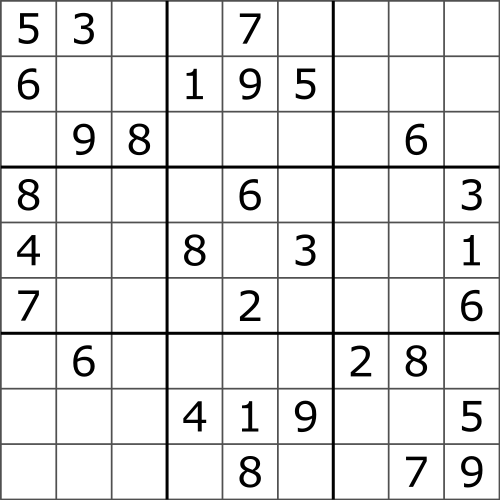
#> input picture TestQuestion.png, 500 x 500 px
$ jupyter execute --allow-errors Sudoku.ipynb
#> lines starting #> are read from the running program, lines starting #| are printed output that depends on the picture; after the words box and inside, x2 and y2 are one past the last pixel; in counts of white or black regions, pixels touching at a corner belong together
[cell 1]
#Image Preprocessing

#Imports
import cv2
import numpy as np
import tensorflow as tf
import copy

#Kernels
SharpenKernel = np.array([[0 , -1 , 0] , [-1 , 5 , -1] , [0, -1, 0]])
MorphKernel = cv2.getStructuringElement(cv2.MORPH_RECT , (3,3))

#Images
InputImg = cv2.imread("TestQuestion.png")
#> InputImg is the input picture: shape (500, 500, 3); min 0, max 255, mean 231.8
InputImg = cv2.resize(InputImg , (450,450))
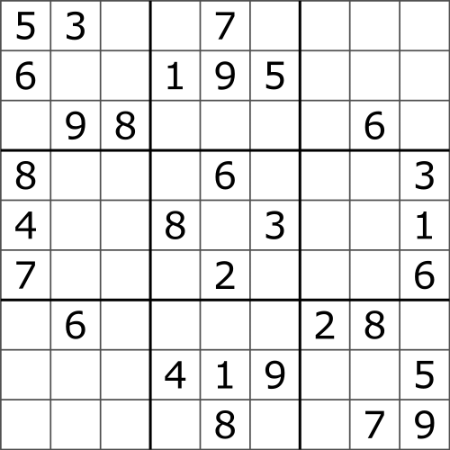
#> InputImg: shape (450, 450, 3); min 0, max 255, mean 231.9
InputImgGS = cv2.cvtColor(InputImg , cv2.COLOR_BGR2GRAY)
InputImgBlur = cv2.medianBlur(InputImgGS , 5)
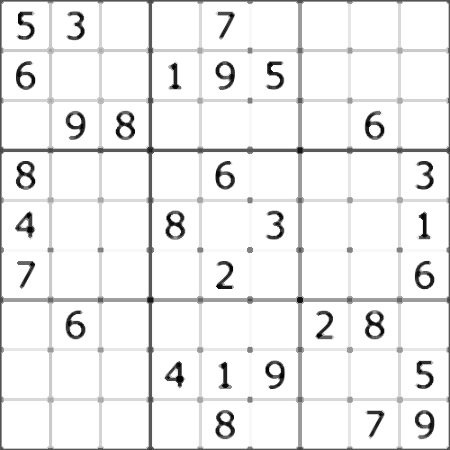
#> InputImgBlur: shape (450, 450); min 0, max 255, mean 238
InputImgSharpen = cv2.filter2D(InputImgBlur , -1 , SharpenKernel)
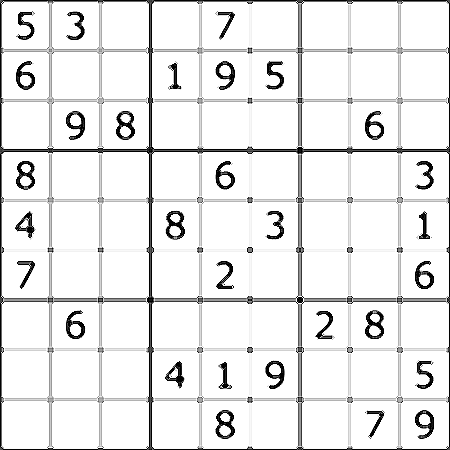
#> InputImgSharpen: shape (450, 450); min 0, max 255, mean 233.6
InputImgThresh = cv2.adaptiveThreshold(InputImgSharpen, 255, cv2.ADAPTIVE_THRESH_GAUSSIAN_C, cv2.THRESH_BINARY_INV, 11, 3)
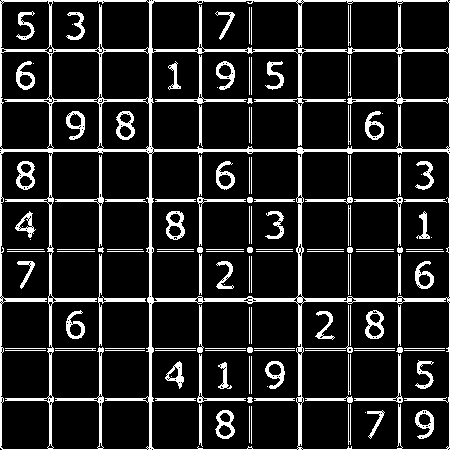
#> InputImgThresh: shape (450, 450); 14% white; 141 white regions (12 under 20 px), largest, box (x1, y1, x2, y2) and area: (0, 0, 450, 450) 13921, (254, 98, 346, 146) 434, (98, 254, 146, 346) 433
InputImgMorph = cv2.morphologyEx(InputImgThresh , cv2.MORPH_CLOSE , MorphKernel)
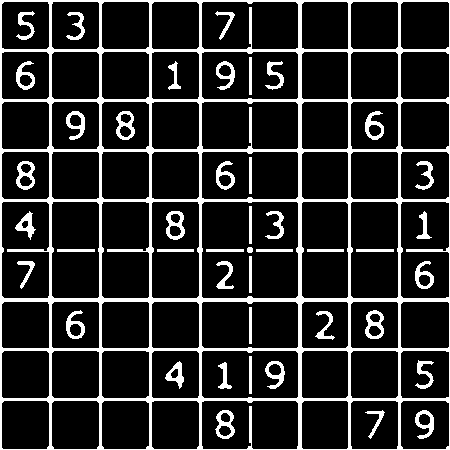
#> InputImgMorph: shape (450, 450); 15.6% white; 44 white regions, largest, box (x1, y1, x2, y2) and area: (0, 0, 450, 450) 23506, (166, 211, 185, 240) 290, (365, 310, 384, 339) 287
InputImgMorph = cv2.medianBlur(InputImgMorph , 3)
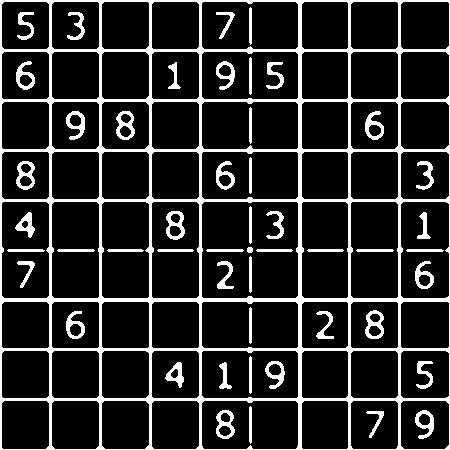
#> InputImgMorph: shape (450, 450); 15.6% white; 50 white regions, largest, box (x1, y1, x2, y2) and area: (0, 0, 450, 450) 22917, (166, 211, 185, 240) 292, (365, 310, 384, 339) 287

cv2.imshow("Original" , InputImg)
cv2.imshow("Grey" , InputImgGS)
cv2.imshow("Blur" , InputImgBlur)
cv2.imshow("Sharpen" , InputImgSharpen)
cv2.imshow("Thresh" , InputImgThresh)
cv2.imshow("Morph" , InputImgMorph)
cv2.waitKey(0)
cv2.destroyAllWindows()

[cell 2]
#Grid Detection

Contours,Heirarchy = cv2.findContours(InputImgMorph , cv2.RETR_EXTERNAL , cv2.CHAIN_APPROX_SIMPLE)
#> Contours = [[[0, 0], [0, 449], [449, 449], [449, 0]]]
PuzzleContours = None

if Contours:
	Contours = sorted(Contours , key=cv2.contourArea , reverse=True)
	for Contour in Contours:
		Perimeter = cv2.arcLength(Contour , True)
		Approx = cv2.approxPolyDP(Contour , Perimeter*0.02 , True)
		if (len(Approx) == 4):
			PuzzleContours = Approx
			break
#> this loop made 1 pass
#> (Perimeter, PuzzleContours) on pass 1: (1796, [[0, 0], [0, 449], [449, 449], [449, 0]])

#Puzzle Cropped Perfectly
if (PuzzleContours is None):
	print("The Puzzle is cropped perfectly")
	x,y,w,h = 0,0,InputImg.shape[1],InputImg.shape[0]
	DetectedBoardImage = InputImgMorph
#Contour Found
else:
	print("Cropping puzzle")
	x,y,w,h = cv2.boundingRect(PuzzleContours)
#> x = 0; y = 0; w = 450; h = 450
	DetectedBoardImage = InputImgMorph[y:y+h , x:x+w]
	print(f"Bounds: x={x},y={y},w={w},h={h}")
#| Bounds: x=0,y=0,w=450,h=450

h,w = DetectedBoardImage.shape
Mask = np.zeros((h+2,w+2) , np.uint8)
cv2.floodFill(DetectedBoardImage , Mask , seedPoint=(250,0) , newVal=0)
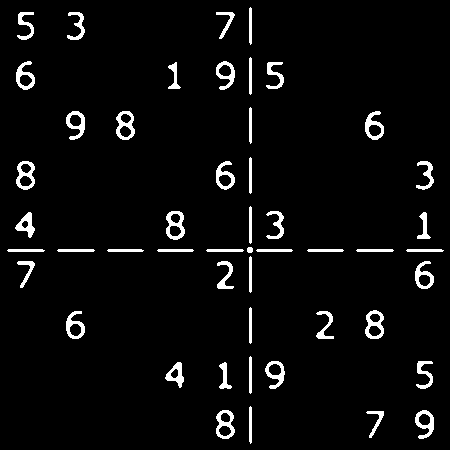
#> DetectedBoardImage: shape (450, 450); 4.3% white; 49 white regions
Noise,_ = cv2.findContours(DetectedBoardImage , cv2.RETR_EXTERNAL , cv2.CHAIN_APPROX_SIMPLE)
#> Noise = 49 contours; largest, box (x1, y1, x2, y2) and area: (166, 211, 185, 240) 410, (365, 310, 384, 339) 408, (116, 111, 135, 140) 404, (16, 161, 35, 190) 404, (216, 410, 235, 439) 400
for Dot in Noise:
	Area = cv2.contourArea(Dot)
	if Area <= 75:
		cv2.drawContours(DetectedBoardImage , [Dot] , -1,0,-1)
#> this loop made 49 passes
#> Area on passes 1 to 12: 105, 318, 400.5, 71, 122.5, 239, 155.5, 316.5, 72, 147.5, 312, 407.5
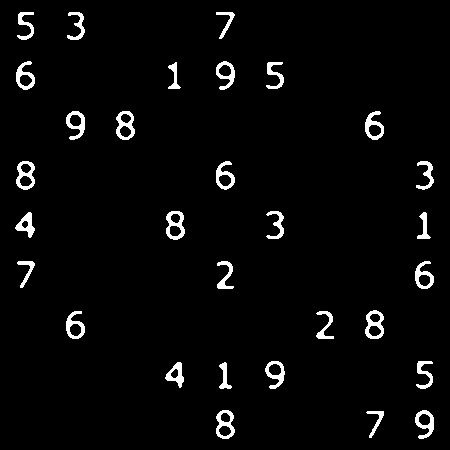
#> DetectedBoardImage: shape (450, 450); 3.3% white; 30 white regions, largest, box (x1, y1, x2, y2) and area: (166, 211, 185, 240) 292, (365, 310, 384, 339) 287, (116, 111, 135, 140) 284

cv2.imshow("Board" , DetectedBoardImage)
cv2.waitKey(0)
cv2.destroyAllWindows()

[cell 3]
#Load Model and feed images

print("Loading Model")
#> (the rest of this cell did not finish here and is left out)

[cell 4]
#Cell Segmentation

BoardHeight,BoardWidth = DetectedBoardImage.shape[:2]
#> BoardHeight = 450; BoardWidth = 450
CellHeight = BoardHeight//9
#> CellHeight = 50
CellWidth = BoardWidth//9
#> CellWidth = 50

Cells = []

#> (the rest of this cell did not finish here and is left out)

[cell 5]
#Solve Puzzle

# [45 lines left out: functions FindNextEmpty, IsValid, SolvePuzzle, not called in this run]

print("Original Board: ")
#> (the rest of this cell did not finish here and is left out)

[cell 6]
#Display Output on img

OutputImg = InputImg.copy()
Height,Width = OutputImg.shape[:2]
#> Height = 450; Width = 450
CellHeight = Height//9
CellWidth = Width//9

#> (the rest of this cell did not finish here and is left out)
